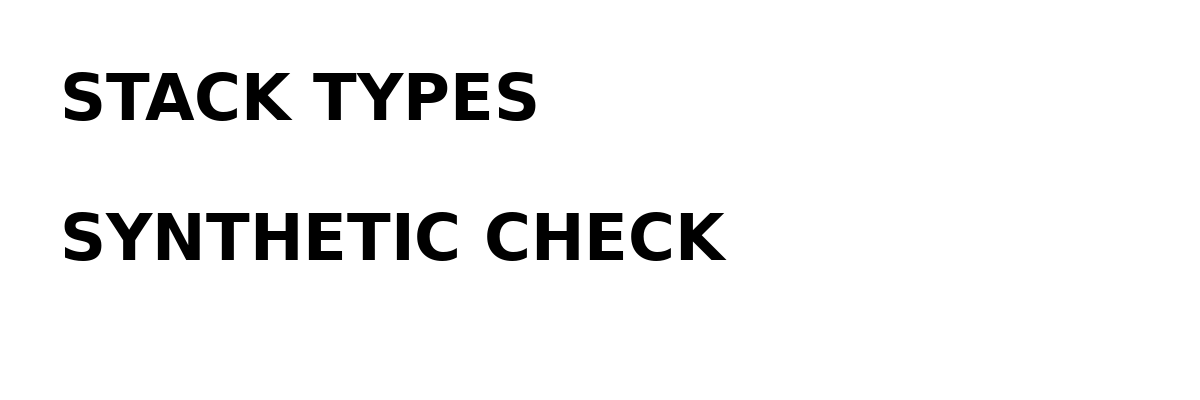
#> input picture app/src/androidTest/assets/types/png/synthetic.png, 1200 x 400 px, found by its file name
$ python make_pdf_text_assets.py
#> lines starting #> are read from the running program, lines starting #| are printed output that depends on the picture
#!/usr/bin/env python3
"""Writes the synthetic PDFs for the PDF text layer checks into app/src/androidTest/assets/types/pdf/.

Developer tool for regenerating test files; nothing here runs in the app. Needs Pillow (for the image-only page).
"""
import os
import sys
import zlib

OUT = os.path.join(os.path.dirname(os.path.abspath(__file__)), "..", "app", "src", "androidTest", "assets", "types", "pdf")
PNG = os.path.join(OUT, "..", "png", "synthetic.png")


def stream(dict_body: bytes, data: bytes, compress=False) -> bytes:
    if compress:
        data = zlib.compress(data, 9)
        dict_body += b" /Filter /FlateDecode"
    return b"<< " + dict_body + b" /Length %d >>\nstream\n" % len(data) + data + b"\nendstream"


def write_pdf(name, objs, root=1, version=b"1.4", trailer_extra=b"", tail=b"", out_dir=None):
    """objs: {number: bytes}. Classic xref table written last."""
#> called with name = 'born-digital.pdf', root = 1
    out = bytearray(b"%PDF-" + version + b"\n%\xe2\xe3\xcf\xd3\n")
    offsets = {}
    for n in sorted(objs):
        offsets[n] = len(out)
        out += b"%d 0 obj\n" % n + objs[n] + b"\nendobj\n"
    xref = len(out)
    top = max(objs) + 1
    out += b"xref\n0 %d\n" % top + b"0000000000 65535 f \n"
    for n in range(1, top):
        out += (b"%010d 00000 n \n" % offsets[n]) if n in offsets else b"0000000000 65535 f \n"
    out += b"trailer\n<< /Size %d /Root %d 0 R %s >>\nstartxref\n%d\n%%%%EOF\n" % (top, root, trailer_extra, xref)
    out += tail
    with open(os.path.join(out_dir or OUT, name), "wb") as f:
        f.write(out)
    print(name, len(out))


def esc(s: str) -> bytes:
    return s.encode("latin-1").replace(b"\\", b"\\\\").replace(b"(", b"\\(").replace(b")", b"\\)")


def page_objs(first, contents):
    """Catalog 1, Pages 2, fonts 3..8, then pages. contents: list of content-stream bytes (compressed or not)."""
    return None


FONT_RES = b"<< /Font << /F1 3 0 R /F2 4 0 R /F3 5 0 R /F4 6 0 R /F5 7 0 R /F6 9 0 R >> >>"


def fonts():
    return {
        3: b"<< /Type /Font /Subtype /Type1 /BaseFont /Helvetica /Encoding /WinAnsiEncoding >>",
        4: b"<< /Type /Font /Subtype /Type1 /BaseFont /Times-Roman /Encoding /WinAnsiEncoding >>",
        5: b"<< /Type /Font /Subtype /Type1 /BaseFont /Courier >>",
        # Differences: code 1 = fi ligature, 2 = Euro, 3 = endash
        6: b"<< /Type /Font /Subtype /Type1 /BaseFont /Helvetica-Oblique /Encoding << /Type /Encoding /BaseEncoding /WinAnsiEncoding /Differences [1 /fi /Euro /endash] >> >>",
        7: b"<< /Type /Font /Subtype /Type1 /BaseFont /Times-Italic /Encoding /MacRomanEncoding >>",
        # Type0, Identity-H, ToUnicode maps glyph ids to letters (no embedded program: only the text layer matters)
        9: b"<< /Type /Font /Subtype /Type0 /BaseFont /Synthetic /Encoding /Identity-H /DescendantFonts [10 0 R] /ToUnicode 11 0 R >>",
        10: b"<< /Type /Font /Subtype /CIDFontType2 /BaseFont /Synthetic /CIDSystemInfo << /Registry (Adobe) /Ordering (Identity) /Supplement 0 >> /DW 600 /W [1 [500 600 700]] >>",
        11: stream(b"", b"""/CIDInit /ProcSet findresource begin 12 dict begin begincmap
/CMapName /Adobe-Identity-UCS def /CMapType 2 def
1 begincodespacerange <0000> <FFFF> endcodespacerange
2 beginbfchar <0001> <0054> <0002> <0079> endbfchar
2 beginbfrange <0010> <0019> <0030> <0020> <0025> [<0061> <0062> <0063> <0064> <0065> <0066>] endbfrange
endcmap CMapName currentdict /CMap defineresource pop end end""", compress=True),
    }


PAGE_TEXT = [
    # page 1: several fonts, kerning arrays, a line break by Td and by T*, a TJ gap that means a space
    b"""BT /F1 14 Tf 72 720 Td (Stack types: born digital page one) Tj
0 -20 Td /F2 12 Tf (Times Roman line with caf\\351 and na\\357ve) Tj
0 -20 Td /F3 10 Tf (Courier fixed width: 1234567890) Tj
0 -20 Td /F4 12 Tf (\\001rst of\\001ce costs \\002 5 \\003 a long dash) Tj
0 -20 Td /F5 12 Tf (Mac Roman: \\216 \\217 \\232) Tj
0 -20 Td /F1 12 Tf 14 TL [(Ker) 40 (ned) -300 (words) 20 (stay) -300 (apart)] TJ T*
(Next line by T-star ) Tj (follows on the same line) Tj ET
BT /F6 12 Tf 72 500 Td <0001> Tj <00100011> Tj <0002> Tj <0020> Tj <0021> Tj ET""",
    b"""BT /F1 12 Tf 72 720 Td (Second page of the born digital file, with enough letters to count as text.) Tj
0 -16 Td (Invoice 2026-1126 total 1,234.50 due next month.) Tj ET""",
    b"""BT /F2 12 Tf 72 720 Td (Third page: types and kinds of fonts are all plain text here.) Tj ET""",
]


def born_digital(name, compress, objstm=False):
    objs = {1: b"<< /Type /Catalog /Pages 2 0 R >>"}
    objs.update(fonts())
    kids = []
    for i, text in enumerate(PAGE_TEXT):
        pn, cn = 20 + i * 2, 21 + i * 2
        kids.append(b"%d 0 R" % pn)
        objs[pn] = b"<< /Type /Page /Parent 2 0 R /MediaBox [0 0 612 792] /Contents %d 0 R >>" % cn
        objs[cn] = stream(b"", text, compress)
    objs[2] = b"<< /Type /Pages /Kids [" + b" ".join(kids) + b"] /Count %d /Resources " % len(kids) + FONT_RES + b" >>"
    if not objstm:
        write_pdf(name, objs)
        return
    # PDF 1.5: non-stream objects packed in an object stream, a cross-reference stream.
    packed = [n for n in sorted(objs) if not objs[n].startswith(b"<< ") or b"stream" not in objs[n]]
    packed = [n for n in packed if b"\nstream\n" not in objs[n]]
    body, head = b"", b""
    for n in packed:
        head += b"%d %d " % (n, len(body))
        body += objs[n] + b"\n"
    out = bytearray(b"%PDF-1.5\n%\xe2\xe3\xcf\xd3\n")
    offsets = {}
    for n in sorted(objs):
        if n not in packed:
            offsets[n] = len(out)
            out += b"%d 0 obj\n" % n + objs[n] + b"\nendobj\n"
    stm_num = max(objs) + 1
    offsets[stm_num] = len(out)
    out += b"%d 0 obj\n" % stm_num + stream(b"/Type /ObjStm /N %d /First %d" % (len(packed), len(head)), head + body, True) + b"\nendobj\n"
    xnum = stm_num + 1
    offsets[xnum] = len(out)
    rows = bytearray()
    for n in range(0, xnum + 1):
        if n in packed:
            rows += bytes([2]) + stm_num.to_bytes(4, "big") + packed.index(n).to_bytes(2, "big")
        elif n in offsets:
            rows += bytes([1]) + offsets[n].to_bytes(4, "big") + (0).to_bytes(2, "big")
        else:
            rows += bytes([0]) + (0).to_bytes(4, "big") + (65535).to_bytes(2, "big")
    out += b"%d 0 obj\n" % xnum + stream(b"/Type /XRef /Size %d /W [1 4 2] /Root 1 0 R" % (xnum + 1), bytes(rows), True) + b"\nendobj\n"
    out += b"startxref\n%d\n%%%%EOF\n" % offsets[xnum]
    with open(os.path.join(OUT, name), "wb") as f:
        f.write(out)
    print(name, len(out))


def image_object():
    from PIL import Image
    im = Image.open(PNG).convert("RGB")
#> im is the input picture: PIL image 1200x400 RGB; min 0, max 255, mean 241.8
    raw = zlib.compress(im.tobytes(), 9)
    return im.size, b"<< /Type /XObject /Subtype /Image /Width %d /Height %d /ColorSpace /DeviceRGB /BitsPerComponent 8 /Filter /FlateDecode /Length %d >>\nstream\n" % (im.size[0], im.size[1], len(raw)) + raw + b"\nendstream"


def image_only(name, with_text_first=False):
    (w, h), img = image_object()
#> w = 1200; h = 400
    objs = {1: b"<< /Type /Catalog /Pages 2 0 R >>", 5: img, 6: b"<< /Type /Font /Subtype /Type1 /BaseFont /Helvetica >>"}
    kids = []
    n = 10
    if with_text_first:
        objs[n] = b"<< /Type /Page /Parent 2 0 R /MediaBox [0 0 600 200] /Contents %d 0 R /Resources << /Font << /F1 6 0 R >> >> >>" % (n + 1)
        objs[n + 1] = stream(b"", b"BT /F1 18 Tf 20 100 Td (Text layer page: these types of words are read without OCR.) Tj ET", True)
        kids.append(b"%d 0 R" % n)
        n += 2
    objs[n] = b"<< /Type /Page /Parent 2 0 R /MediaBox [0 0 600 200] /Contents %d 0 R /Resources << /XObject << /Im0 5 0 R >> >> >>" % (n + 1)
    objs[n + 1] = stream(b"", b"q 600 0 0 200 0 0 cm /Im0 Do Q", True)
    kids.append(b"%d 0 R" % n)
    objs[2] = b"<< /Type /Pages /Kids [" + b" ".join(kids) + b"] /Count %d >>" % len(kids)
    write_pdf(name, objs)
#> the loop in write_pdf (call 2), `for n in sorted(objs):` made 6 passes
#> n on passes 3 to 6: 5, 6, 10, 11
#| image-only.pdf 11515
#| mixed-text-and-image.pdf 11855


def good_page_objs():
    objs = {1: b"<< /Type /Catalog /Pages 2 0 R >>", 3: b"<< /Type /Font /Subtype /Type1 /BaseFont /Helvetica >>"}
    objs[10] = b"<< /Type /Page /Parent 2 0 R /MediaBox [0 0 612 792] /Contents 11 0 R /Resources << /Font << /F1 3 0 R >> >> >>"
    objs[11] = stream(b"", b"BT /F1 12 Tf 72 720 Td (Hostile test file, good page: the types survive.) Tj ET", True)
    objs[2] = b"<< /Type /Pages /Kids [10 0 R] /Count 1 >>"
    return objs


def hostile_deep():
    objs = good_page_objs()
    # an object nested 200k deep, a page tree 100k levels deep, and a content stream with 300k nested arrays
    objs[30] = b"[" * 200000
    objs[31] = b"<<" + b"/A <<" * 100000
    objs[11] = stream(b"", b"BT /F1 12 Tf 72 720 Td (Hostile test file, good page: the types survive.) Tj ET\n" + b"[" * 300000 + b" 1 2 3 TJ\n" + b"<< /A " * 100000, True)
    write_pdf("hostile-deep-nesting.pdf", objs)


def hostile_huge():
    objs = good_page_objs()
    # about 1 GiB of zeros in 1 MiB of file; and a stream whose /Length claims far more than the file
    c = zlib.compressobj(9)
    parts = [c.compress(bytes(1 << 20)) for _ in range(1024)]
    parts.append(c.flush())
    big = b"".join(parts)
    objs[40] = b"<< /Filter /FlateDecode /Length %d >>\nstream\n" % len(big) + big + b"\nendstream"
    objs[41] = b"<< /Length 99999999999 >>\nstream\nshort\nendstream"
    objs[12] = b"<< /Type /Page /Parent 2 0 R /MediaBox [0 0 612 792] /Contents [40 0 R 11 0 R] /Resources << /Font << /F1 3 0 R >> >> >>"
    objs[2] = b"<< /Type /Pages /Kids [10 0 R 12 0 R] /Count 2 >>"
    write_pdf("hostile-huge-stream.pdf", objs)


def hostile_xref_loop():
    objs = good_page_objs()
    # page tree cycles: the Pages node is its own kid, a Kids list repeats itself; xref /Prev points at itself
    objs[2] = b"<< /Type /Pages /Kids [2 0 R 20 0 R 10 0 R 20 0 R] /Count 1 /Parent 2 0 R >>"
    objs[20] = b"<< /Type /Pages /Kids [2 0 R 20 0 R] /Parent 2 0 R >>"
    out = bytearray()
    write_pdf("hostile-xref-loop.pdf", objs, trailer_extra=b"")
    path = os.path.join(OUT, "hostile-xref-loop.pdf")
    data = open(path, "rb").read()
    pos = data.rfind(b"startxref\n")
    xref = int(data[pos + 10:].split()[0])
    data = data.replace(b"/Root 1 0 R", b"/Root 1 0 R /Prev %d" % xref, 1)
    # the xref offset moved by the inserted bytes; leave startxref pointing at the (now wrong) place on purpose
    data += b"xref\n0 1\n0000000000 65535 f \ntrailer\n<< /Size 1 /Prev %d >>\nstartxref\n%d\n%%%%EOF\n" % (xref, xref)
    open(path, "wb").write(data)
    print("hostile-xref-loop.pdf", len(data))


def hostile_flate():
    objs = good_page_objs()
    good = zlib.compress(b"BT /F1 12 Tf 72 600 Td (Broken compression page: the first part is readable and the types survive.) Tj ET " * 300, 9)
    cut = bytearray(good)
    for i in range(len(cut) // 2, len(cut) // 2 + 40):
        cut[i] ^= 0xA5
    objs[12] = b"<< /Type /Page /Parent 2 0 R /MediaBox [0 0 612 792] /Contents 13 0 R /Resources << /Font << /F1 3 0 R >> >> >>"
    objs[13] = b"<< /Filter /FlateDecode /Length %d >>\nstream\n" % len(cut) + bytes(cut) + b"\nendstream"
    objs[14] = b"<< /Type /Page /Parent 2 0 R /MediaBox [0 0 612 792] /Contents 15 0 R /Resources << /Font << /F1 3 0 R >> >> >>"
    objs[15] = b"<< /Filter /FlateDecode /Length 64 >>\nstream\n" + bytes((i * 37 + 11) & 0xFF for i in range(64)) + b"\nendstream"
    objs[2] = b"<< /Type /Pages /Kids [10 0 R 12 0 R 14 0 R] /Count 3 >>"
    write_pdf("hostile-broken-flate.pdf", objs)


SCAN_WORDS = ["alpaca", "bobcat", "cormorant", "dolphin", "echidna", "flamingo", "gazelle", "hedgehog", "iguana", "jackal", "kingfisher", "lemur",
              "meerkat", "narwhal", "ostrich", "pelican", "quail", "raccoon", "salamander", "tortoise", "urchin", "vulture", "walrus", "yak",
              "zebra", "badger", "cheetah", "dragonfly", "eagle", "ferret"]
SCAN_LINES = ["The quarterly statement lists every payment received before the end of the month.",
              "Please keep this copy with the other papers of the household for seven years.",
              "Insurance premiums, electricity, water and the telephone are paid by transfer.",
              "A signed receipt is attached to each invoice that arrived by post this season.",
              "The garden shed was repaired in spring and the roofer sent his final bill.",
              "Doctor visits and pharmacy receipts are filed together in the medical folder.",
              "The bank confirmed the new standing order for the rent starting next month.",
              "Tax advisers asked for the donation letters and the school fee certificates.",
              "Winter tyres were fitted and the car passed its yearly inspection without remarks.",
              "All warranty cards for the kitchen appliances are in the blue binder on the shelf.",
              "The city council sent the notice about the waste collection calendar.",
              "A refund of the overpaid energy bill is expected within two weeks.",
              "Travel tickets, hotel bookings and the insurance certificate are listed below.",
              "The accountant will review the figures once the remaining receipts have arrived.",
              "Library fees, club dues and magazine subscriptions are paid every January.",
              "Our neighbour kept a spare key and the list of emergency telephone numbers.",
              "The mortgage statement shows the remaining balance and the interest for the year.",
              "Please send the corrected invoice and quote the reference number printed above.",
              "Passport renewal needs two photographs, the old passport and the payment slip.",
              "The pension office wrote to confirm the date of the first payment."]


def scanned_pdf(name, pages=30, lines=20):
    """An image-only PDF of `pages` pages, each a dense page of text that only OCR can read (page n carries SCAN_WORDS[n-1])."""
#> called with name = 'scanned-30-pages.pdf', pages = 30, lines = 20
    from PIL import Image, ImageDraw, ImageFont
    font = ImageFont.truetype("/usr/share/fonts/truetype/liberation/LiberationSans-Regular.ttf", 38)
    big = ImageFont.truetype("/usr/share/fonts/truetype/liberation/LiberationSans-Bold.ttf", 60)
    objs = {1: b"<< /Type /Catalog /Pages 2 0 R >>"}
    kids = []
    n = 10
    for i in range(pages):
        im = Image.new("L", (1275, 1650), 255)
        d = ImageDraw.Draw(im)
        d.text((90, 90), "Household archive %02d %s" % (i + 1, SCAN_WORDS[i % len(SCAN_WORDS)]), font=big, fill=0)
        for k in range(lines):
            d.text((90, 220 + k * 62), SCAN_LINES[(i + k) % len(SCAN_LINES)], font=font, fill=0)
        raw = zlib.compress(im.tobytes(), 9)
        objs[n] = b"<< /Type /XObject /Subtype /Image /Width 1275 /Height 1650 /ColorSpace /DeviceGray /BitsPerComponent 8 /Filter /FlateDecode /Length %d >>\nstream\n" % len(raw) + raw + b"\nendstream"
        objs[n + 1] = b"<< /Type /Page /Parent 2 0 R /MediaBox [0 0 612 792] /Contents %d 0 R /Resources << /XObject << /Im0 %d 0 R >> >> >>" % (n + 2, n)
        objs[n + 2] = stream(b"", b"q 612 0 0 792 0 0 cm /Im0 Do Q", True)
        kids.append(b"%d 0 R" % (n + 1))
        n += 3
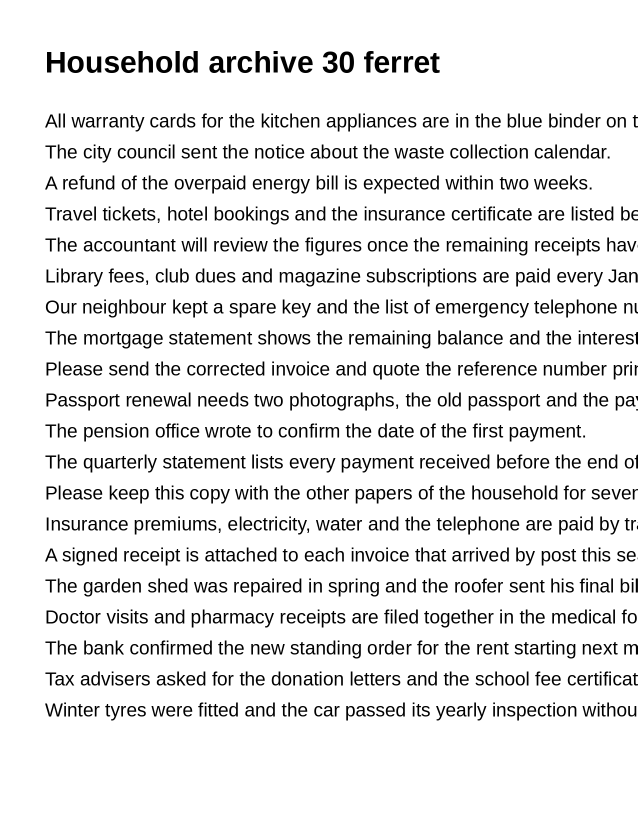
#> im: PIL image 1275x1650 L (shown at 1/2 size); min 0, max 255, mean 231.8
#> after the loop, kids = 30 items; n = 100; objs = 91 items
    objs[2] = b"<< /Type /Pages /Kids [" + b" ".join(kids) + b"] /Count %d >>" % len(kids)
    # not under types/pdf: the type checks read every file there with the whole-file reader, which is exactly what these are too long for
    sources = os.path.join(OUT, "..", "..", "sources") if OUT.endswith("pdf") else OUT
    os.makedirs(sources, exist_ok=True)
    write_pdf(name, objs, out_dir=sources)
#| scanned-30-pages.pdf 3150958


if __name__ == "__main__":
    if len(sys.argv) > 1:
        OUT = sys.argv[1]
    born_digital("born-digital.pdf", compress=False)
    born_digital("born-digital-objstm.pdf", compress=True, objstm=True)
    image_only("image-only.pdf")
    image_only("mixed-text-and-image.pdf", with_text_first=True)
    hostile_deep()
    hostile_huge()
    hostile_xref_loop()
    hostile_flate()
    scanned_pdf("scanned-30-pages.pdf")
    scanned_pdf("scanned-6-pages.pdf", pages=6, lines=8)
#> call 2 of scanned_pdf, with name = 'scanned-6-pages.pdf', pages = 6, lines = 8
#> after the loop in scanned_pdf (call 2), `for i in range(pages):`:
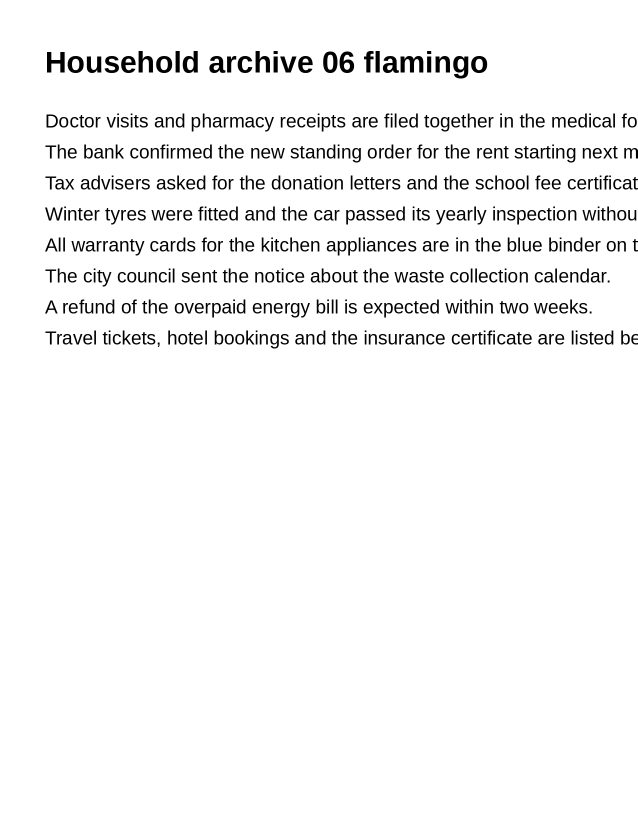
#> im: PIL image 1275x1650 L (shown at 1/2 size); min 0, max 255, mean 244.6
#> after the loop in scanned_pdf (call 2), `for i in range(pages):`: kids = 6 items; n = 28; objs = 19 items
#| scanned-6-pages.pdf 289587
